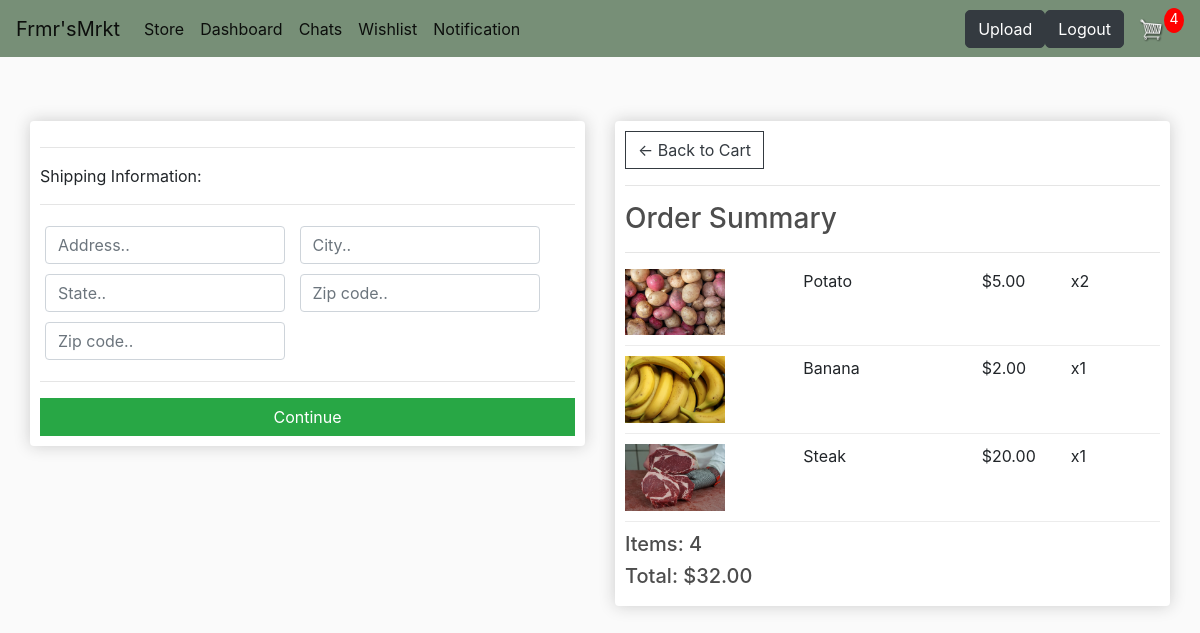
Screenshot of /checkout/ (signed in) with the database file from the repository.
### store/models.py (models this page shows, shortened)
class OrderItem(models.Model):
	product = models.ForeignKey(Product, on_delete=models.SET_NULL, null=True)
	order = models.ForeignKey(Order, on_delete=models.SET_NULL, null=True)
	quantity = models.IntegerField(default=0, null=True, blank=True)
	price = models.FloatField(null=False, default=0)
	business = models.ForeignKey(Customer, on_delete=models.SET_NULL, null=True)
	status = models.CharField(default='New', null=True, max_length=20)
	date_added = models.DateTimeField(auto_now_add=True)
	@property
	def get_total(self):
		total = self.product.price * self.quantity
		return total

class Product(models.Model):
    name = models.CharField(max_length=200)
    price = models.FloatField()
    quantity = models.IntegerField(default=10)
    digital = models.BooleanField(default=False,null=True, blank=True)
    image = models.ImageField(null=True, blank=True)
    description = models.TextField(null=True, blank=True)
    owner = models.ForeignKey(Customer, on_delete=models.CASCADE, null=True)
    category = models.CharField(max_length=50, default='Generic')
    date_added = models.DateTimeField(default=datetime.now())
    rating = models.IntegerField(default=1)
    @property
    def imageURL(self):
        try:
            url = self.image.url
        except:
            url = ''
        return url

class Order(models.Model):
	customer = models.ForeignKey(Customer, on_delete=models.SET_NULL, null=True, blank=True)
	date_ordered = models.DateTimeField(auto_now_add=True)
	complete = models.BooleanField(default=False)
	transaction_id = models.CharField(max_length=100, null=True)
	@property
	def get_cart_total(self):
		orderitems = self.orderitem_set.all()
		total = sum([item.get_total for item in orderitems])
		return total
	@property
	def get_cart_items(self):
		orderitems = self.orderitem_set.all()
		total = sum([item.quantity for item in orderitems])
		return total
	@property
	def shipping(self):
		shipping = False
		orderitems = self.orderitem_set.all()
		for i in orderitems:
			if i.product.digital == False:
				shipping = True
		return shipping

### store/views.py (the view)
# urls.py: path('checkout/', views.checkout, name="checkout"),
def checkout(request):
	data = cartData(request)
	cartItems = data['cartItems']
	order = data['order']
	items = data['items']
	context = {'items':items, 'order':order, 'cartItems':cartItems}
	return render(request, 'store/checkout.html', context)

### store/utils.py (called while the page is built)
def cartData(request):
	if request.user.is_authenticated:
		customer = request.user.customer
		order, created = Order.objects.get_or_create(customer=customer, complete=False)
		items = order.orderitem_set.all()
		cartItems = order.get_cart_items
	else:
		cookieData = cookieCart(request)
		cartItems = cookieData['cartItems']
		order = cookieData['order']
		items = cookieData['items']
	return {'cartItems':cartItems ,'order':order, 'items':items}

### store/templates/store/checkout.html (shortened to what this page needs)
{% extends 'store/main.html' %} {% load static %} {% block content %}
<div class="row">
  <div class="col-lg-6">
    <div class="box-element" id="form-wrapper">
      <form id="form">
        <div id="shipping-info">
          <hr />
          <p>Shipping Information:</p>
          <hr />
          <div class="form-field">
            <input
              class="form-control"
              type="text"
              name="address"
              placeholder="Address.."
            />
          </div>
          <div class="form-field">
            <input
              class="form-control"
              type="text"
              name="city"
              placeholder="City.."
            />
          </div>
          <div class="form-field">
            <input
              class="form-control"
              type="text"
              name="state"
              placeholder="State.."
            />
          </div>
          <div class="form-field">
            <input
              class="form-control"
              type="text"
              name="zipcode"
              placeholder="Zip code.."
            />
          </div>
          <div class="form-field">
            <input
              class="form-control"
              type="text"
              name="country"
              placeholder="Zip code.."
            />
          </div>
        </div>
        <hr />
        <input
          id="form-button"
          class="btn btn-success btn-block"
          type="submit"
          value="Continue"
        />
      </form>
    </div>
    <br />
  </div>
  <div class="col-lg-6">
    <div class="box-element">
      <a class="btn btn-outline-dark" href="{% url 'cart' %}"
        >&#x2190; Back to Cart</a
      >
      <hr />
      <h3>Order Summary</h3>
      <hr />
      {% for item in items %}
      <div class="cart-row">
        <div style="flex: 2">
          <img class="row-image" src="{{item.product.imageURL}}" />
        </div>
        <div style="flex: 2"><p>{{item.product.name}}</p></div>
        <div style="flex: 1"><p>${{item.product.price|floatformat:2}}</p></div>
        <div style="flex: 1"><p>x{{item.quantity}}</p></div>
      </div>
      {% endfor %}
      <h5>Items: {{order.get_cart_items}}</h5>
      <h5>Total: ${{order.get_cart_total|floatformat:2}}</h5>
    </div>
  </div>
</div>
{% endblock content %}

### static/css/main.css (style rules this page uses)
body { background-color: hsl(0, 0%, 98%); }
h1,h2,h3,h4,h5,h6 { color:hsl(0, 0%, 30%); }
.box-element { box-shadow:hsl(0, 0%, 80%) 0 0 16px; background-color: #fff; border-radius: 4px; padding: 10px; }
.col-lg-4, .col-lg-6, .col-lg-8, .col-lg-12 { margin-top: 10px; }
.btn { border-radius: 0; }
.row-image { width: 100px; }
.form-field { width:250px; display: inline-block; padding: 5px; }
.cart-row { display: flex; align-items: flex-stretch; padding-bottom: 10px; margin-bottom: 10px; border-bottom: 1px solid #ececec; }
a { color: #02af74; text-decoration: none; }

### rows the page displays
OrderItem: product.imageURL (picture), product.name "Potato", product.price "5.00", quantity "2"
OrderItem: product.imageURL (picture), product.name "Banana", product.price "2.00", quantity "1"
OrderItem: product.imageURL (picture), product.name "Steak", product.price "20.00", quantity "1"
Order: get_cart_items "4", get_cart_total "32.00"

### other values shown
{{ cartItems }} "4"
